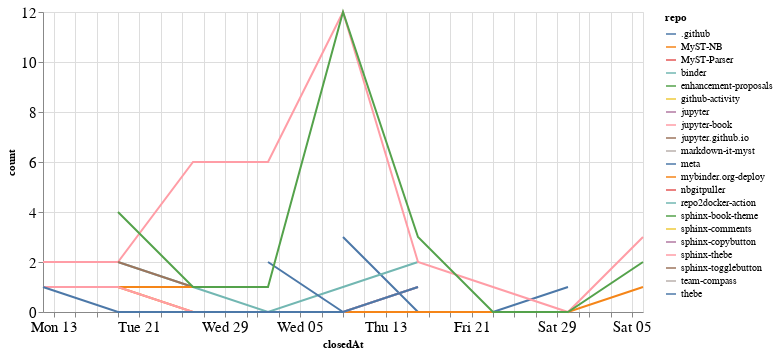

The notebook cell saved with this chart:
### Code cell
closed_by_time = closed_by.groupby('repo').resample('W', on='closedAt').count()['author'].reset_index()
closed_by_time = closed_by_time.rename(columns={'author': 'count'})

alt.Chart(closed_by_time, width=600).mark_line().encode(
    x='closedAt',
    y='count',
    color='repo',
    tooltip="repo"
)

### Figure 1 — Vega-Lite specification as saved in the notebook (floating-point values rounded to 4 significant figures)
{"config": {"axisLeft": {"labelFontSize": 15}, "axisBottom": {"labelFontSize": 15}}, "data": {"name": "data-14dc658a0036295a9153a8a7d9392433"}, "mark": "line", "encoding": {"color": {"type": "nominal", "field": "repo"}, "tooltip": {"type": "nominal", "field": "repo"}, "x": {"type": "temporal", "field": "closedAt"}, "y": {"type": "quantitative", "field": "count"}}, "width": 600, "$schema": "https://vega.github.io/schema/vega-lite/v4.8.1.json", "datasets": {"data-14dc658a0036295a9153a8a7d9392433": [{"repo": ".github", "closedAt": "2020-08-09T00:00:00", "count": 3}, {"repo": ".github", "closedAt": "2020-08-16T00:00:00", "count": 0}, {"repo": ".github", "closedAt": "2020-08-23T00:00:00", "count": 0}, {"repo": ".github", "closedAt": "2020-08-30T00:00:00", "count": 1}, {"repo": "MyST-NB", "closedAt": "2020-07-19T00:00:00", "count": 1}, {"repo": "MyST-NB", "closedAt": "2020-07-26T00:00:00", "count": 0}, {"repo": "MyST-NB", "closedAt": "2020-08-02T00:00:00", "count": 0}, {"repo": "MyST-NB", "closedAt": "2020-08-09T00:00:00", "count": 0}, {"repo": "MyST-NB", "closedAt": "2020-08-16T00:00:00", "count": 0}, {"repo": "MyST-NB", "closedAt": "2020-08-23T00:00:00", "count": 0}, {"repo": "MyST-NB", "closedAt": "2020-08-30T00:00:00", "count": 0}, {"repo": "MyST-NB", "closedAt": "2020-09-06T00:00:00", "count": 1}, {"repo": "MyST-Parser", "closedAt": "2020-07-19T00:00:00", "count": 1}, {"repo": "binder", "closedAt": "2020-07-19T00:00:00", "count": 2}, {"repo": "binder", "closedAt": "2020-07-26T00:00:00", "count": 1}, {"repo": "binder", "closedAt": "2020-08-02T00:00:00", "count": 0}, {"repo": "binder", "closedAt": "2020-08-09T00:00:00", "count": 1}, {"repo": "binder", "closedAt": "2020-08-16T00:00:00", "count": 2}, {"repo": "enhancement-proposals", "closedAt": "2020-08-30T00:00:00", "count": 1}, {"repo": "github-activity", "closedAt": "2020-08-09T00:00:00", "count": 2}, {"repo": "jupyter", "closedAt": "2020-07-26T00:00:00", "count": 1}, {"repo": "jupyter-book", "closedAt": "2020-07-12T00:00:00", "count": 2}, {"repo": "jupyter-book", "closedAt": "2020-07-19T00:00:00", "count": 2}, {"repo": "jupyter-book", "closedAt": "2020-07-26T00:00:00", "count": 6}, {"repo": "jupyter-book", "closedAt": "2020-08-02T00:00:00", "count": 6}, {"repo": "jupyter-book", "closedAt": "2020-08-09T00:00:00", "count": 12}, {"repo": "jupyter-book", "closedAt": "2020-08-16T00:00:00", "count": 2}, {"repo": "jupyter-book", "closedAt": "2020-08-23T00:00:00", "count": 1}, {"repo": "jupyter-book", "closedAt": "2020-08-30T00:00:00", "count": 0}, {"repo": "jupyter-book", "closedAt": "2020-09-06T00:00:00", "count": 3}, {"repo": "jupyter.github.io", "closedAt": "2020-07-19T00:00:00", "count": 2}, {"repo": "jupyter.github.io", "closedAt": "2020-07-26T00:00:00", "count": 1}, {"repo": "markdown-it-myst", "closedAt": "2020-08-09T00:00:00", "count": 1}, {"repo": "meta", "closedAt": "2020-08-02T00:00:00", "count": 2}, {"repo": "meta", "closedAt": "2020-08-09T00:00:00", "count": 0}, {"repo": "meta", "closedAt": "2020-08-16T00:00:00", "count": 1}, {"repo": "mybinder.org-deploy", "closedAt": "2020-07-19T00:00:00", "count": 1}, {"repo": "mybinder.org-deploy", "closedAt": "2020-07-26T00:00:00", "count": 1}, {"repo": "nbgitpuller", "closedAt": "2020-07-12T00:00:00", "count": 1}, {"repo": "repo2docker-action", "closedAt": "2020-07-26T00:00:00", "count": 1}, {"repo": "sphinx-book-theme", "closedAt": "2020-07-19T00:00:00", "count": 4}, {"repo": "sphinx-book-theme", "closedAt": "2020-07-26T00:00:00", "count": 1}, {"repo": "sphinx-book-theme", "closedAt": "2020-08-02T00:00:00", "count": 1}, {"repo": "sphinx-book-theme", "closedAt": "2020-08-09T00:00:00", "count": 12}, {"repo": "sphinx-book-theme", "closedAt": "2020-08-16T00:00:00", "count": 3}, {"repo": "sphinx-book-theme", "closedAt": "2020-08-23T00:00:00", "count": 0}, {"repo": "sphinx-book-theme", "closedAt": "2020-08-30T00:00:00", "count": 0}, {"repo": "sphinx-book-theme", "closedAt": "2020-09-06T00:00:00", "count": 2}, {"repo": "sphinx-comments", "closedAt": "2020-08-16T00:00:00", "count": 4}, {"repo": "sphinx-copybutton", "closedAt": "2020-07-26T00:00:00", "count": 2}, {"repo": "sphinx-thebe", "closedAt": "2020-07-12T00:00:00", "count": 1}, {"repo": "sphinx-thebe", "closedAt": "2020-07-19T00:00:00", "count": 1}, {"repo": "sphinx-thebe", "closedAt": "2020-07-26T00:00:00", "count": 0}, {"repo": "sphinx-thebe", "closedAt": "2020-08-02T00:00:00", "count": 0}, {"repo": "sphinx-thebe", "closedAt": "2020-08-09T00:00:00", "count": 0}, {"repo": "sphinx-thebe", "closedAt": "2020-08-16T00:00:00", "count": 1}, {"repo": "sphinx-togglebutton", "closedAt": "2020-08-09T00:00:00", "count": 3}, {"repo": "team-compass", "closedAt": "2020-07-26T00:00:00", "count": 1}, {"repo": "thebe", "closedAt": "2020-07-12T00:00:00", "count": 1}, {"repo": "thebe", "closedAt": "2020-07-19T00:00:00", "count": 0}, {"repo": "thebe", "closedAt": "2020-07-26T00:00:00", "count": 0}, {"repo": "thebe", "closedAt": "2020-08-02T00:00:00", "count": 0}, {"repo": "thebe", "closedAt": "2020-08-09T00:00:00", "count": 0}, {"repo": "thebe", "closedAt": "2020-08-16T00:00:00", "count": 1}]}}
